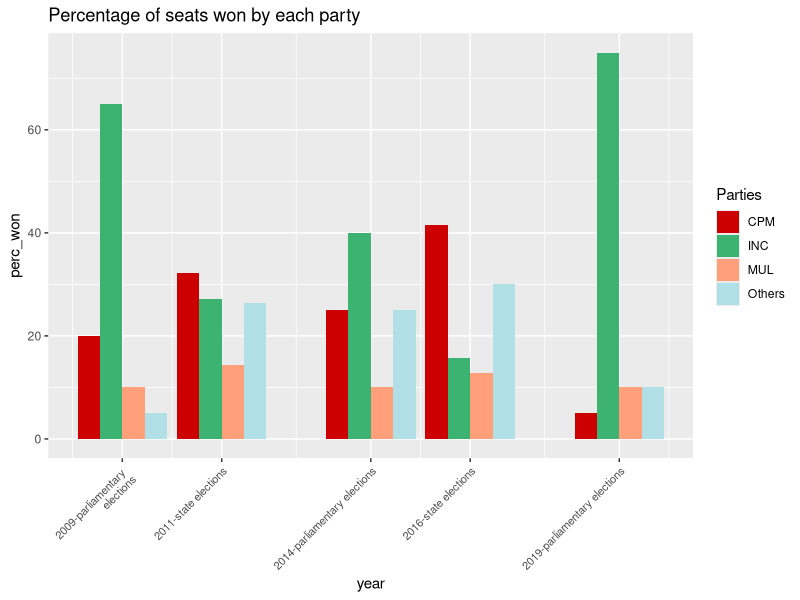
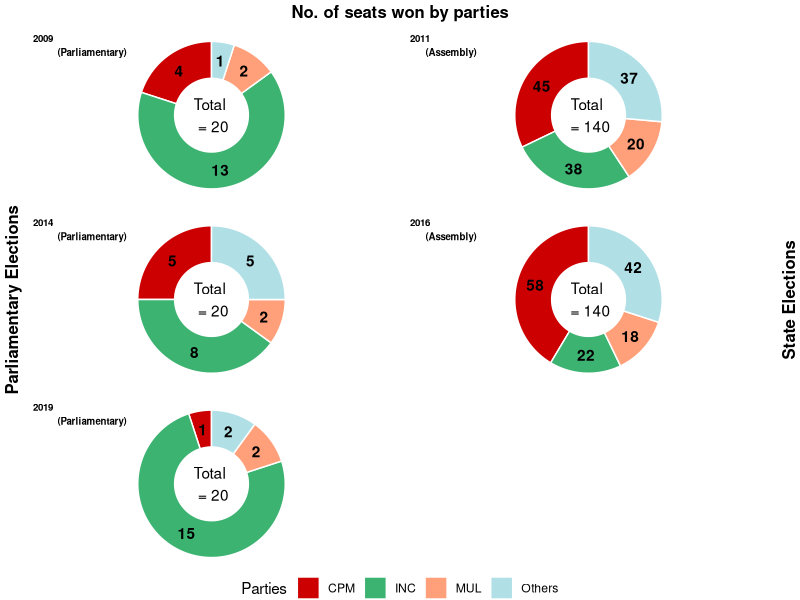

Reproduce these figures in R, in order.
## ---- chunk 1
require("knitr")
opts_knit$set(root.dir = "C:/Users/Retika Vijay/Documents/plsc31101-final-project")
## ---- chunk 2
library(tidyverse)
library(ggplot2)
library(purrr)
library(stringr)
library(ggpubr)
## ---- chunk 3
ker_2009 <- read_csv("data/2009_kerala.csv")
ker_2011 <- read_csv("data/2011_kerala.csv")
ker_2014 <- read_csv("data/2014_kerala.csv")
ker_2016 <- read_csv("data/2016_kerala.csv")
ker_2019 <- read_csv("data/2019_kerala.csv")
## ---- chunk 4
#Parliamentary elections of 2009

names(ker_2009) <- c("constituency_no", "constituency", "party_2009")
winning_parties_09 <- as.data.frame(table(ker_2009$party_2009))

# Assembly elections of 2011

names(ker_2011) <- c("constituency_no", "constituency", "party_2011")
winning_parties_11 <- as.data.frame(table(ker_2011$party_2011))

#Parliamentary elections of 2014

names(ker_2014) <- c("constituency_no", "constituency", "party_2014")
winning_parties_14 <- as.data.frame(table(ker_2014$party_2014))

#Assembly elections of 2016

names(ker_2016) <- c("constituency_no", "constituency", "party_2016")
winning_parties_16 <- as.data.frame(table(ker_2016$party_2016))

#Parliamentary elections of 2019

names(ker_2019) <- c("constituency_no", "constituency", "party_2019")
winning_parties_19 <- as.data.frame(table(ker_2019$party_2019))
## ---- chunk 5
#Colour scheme for the charts 

my_cols <- c("#CC0000", "#3CB371", "#FFA07A", "#B0E0E6", "#ff9933")

#Function to make a donut chart for parliamentary elections 
pie_parliamentary <- function(i){
  pie_year = ggplot(i, aes(x= 2, y= Freq, fill=Var1))+
  geom_bar(stat="identity", width=1, color = "white")+
  coord_polar(theta = "y", start=0)+
  geom_text(aes(y = Freq, label = Freq), position = position_stack(vjust = 0.5), fontface="bold")+
  scale_fill_manual(values = my_cols)+
  xlim(0.5, 2.5)+
  annotate(geom = 'text', x = 0.5, y = 0, label = "Total \n = 20")+
  labs(fill = "Parties")+
  theme_void()
  
  return(pie_year)
}

#Function to make a donut chart for assembly elections 
pie_assembly <- function(i){
  pie_year = ggplot(i, aes(x = 2, y= Freq, fill=Var1)) +
  geom_bar(stat="identity", width=1, color = "white")+
  coord_polar(theta = "y", start=0)+
  geom_text(aes(y = Freq, label = Freq), position = position_stack(vjust = 0.5), fontface="bold")+
  scale_fill_manual(values = my_cols)+
  xlim(0.5, 2.5)+
  annotate(geom = 'text', x = 0.5, y = 0, label = "Total \n = 140")+
  labs(fill = "Parties")+
  theme_void()
  
  return(pie_year)
}
## ---- chunk 6
pie_2009 <- pie_parliamentary(winning_parties_09)

pie_2011 <- pie_assembly(winning_parties_11)

pie_2014 <- pie_parliamentary(winning_parties_14)

pie_2016 <- pie_assembly(winning_parties_16)

pie_2019 <- pie_parliamentary(winning_parties_19)
## ---- chunk 7
all_years <- ggarrange(pie_2009, pie_2011, pie_2014, pie_2016, pie_2019, 
                       labels = c("2009\n(Parliamentary)", "2011\n(Assembly)", "2014\n(Parliamentary)", "2016\n(Assembly)", "2019\n(Parliamentary)"),
                       font.label = list(size = 7, color = "black"),
                       nrow= 3, ncol = 2, common.legend = T, legend = "bottom")
all_years <- annotate_figure(all_years, top = text_grob("No. of seats won by parties", face = "bold"), left = text_grob("Parliamentary Elections", face = "bold", rot = 90), right = text_grob("State Elections", face = "bold", rot = 90))
## ---- chunk 8
#2009
winning_parties_09$total <- 20
winning_parties_09$year <- 2009
#2011
winning_parties_11$total1 <- 140
winning_parties_11$year <- 2011
#2014
winning_parties_14$total <- 20
winning_parties_14$year <- 2014
#2016
winning_parties_16$total1 <- 140
winning_parties_16$year <- 2016
#2019
winning_parties_19$total <- 20
winning_parties_19$year <- 2019
## ---- chunk 9
percent <- function(i){
  i = i%>%
    mutate(perc_won = i[,2]/i[,3]*100)
  return(i)
}
## ---- chunk 10
list_winning_parties <- list(winning_parties_09, winning_parties_11, winning_parties_14, winning_parties_16, winning_parties_19)

perc_party <- map_dfr(list_winning_parties, percent)%>%
  unite(total_seats, c(total, total1), remove = TRUE)%>%
  mutate(total_seats = str_replace_all(total_seats, '_NA,?', ''))%>%
  mutate(total_seats = str_replace_all(total_seats, 'NA_,?', ''))
## ---- chunk 11

Ker_plot <- ggplot(data = perc_party, aes(x = year, y = perc_won))+
  geom_bar(stat = "identity", aes(fill = Var1), position = "dodge")+
  scale_x_continuous(breaks = unique(perc_party$year), 
                   labels = c("2009-parliamentary \n elections", "2011-state elections", "2014-parliamentary elections", "2016-state elections", "2019-parliamentary elections") )+
  theme(axis.text.x = element_text(angle = 45, size = 8, hjust = 1))+
  scale_fill_manual(values = my_cols)+
  labs(fill = "Parties", title = "Percentage of seats won by each party")
## ---- chunk 12
ggsave(filename = "Kerala elections.jpeg", plot = Ker_plot)

ggsave(filename = "kerala pie-charts.jpeg", plot = all_years)
